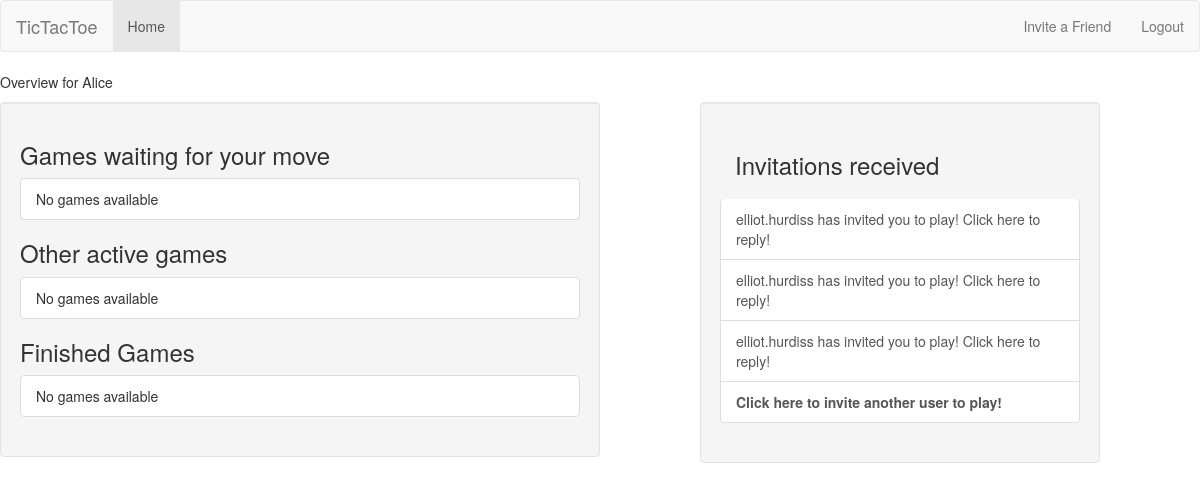
/user/home (signed in), run on the app's committed database.
### tictactoe/models.py (models this page shows)
class Invitation(models.Model):
    from_user = models.ForeignKey(User, related_name="invitations_sent")
    to_user = models.ForeignKey(User, related_name="invitations_received", verbose_name="User to invite", help_text="Please select an opponent")
    message = models.CharField(max_length=300, blank=True, verbose_name="Send a message", help_text="Give them some chat!! " )
    timestamp = models.DateTimeField(auto_now_add=True)

### user/views.py (the view)
@login_required()
def home(request):
    my_games = Game.objects.games_for_user(request.user)
    active_games = my_games.filter(status="A")
    finished_games = my_games.exclude(status="A")
    waiting_games = my_games.filter(next_to_move = request.user)
    waiting_invites = request.user.invitations_received.all()
    other_games = my_games.exclude(next_to_move = request.user)
    context = {
        "other_games": other_games,
        "waiting_games": waiting_games,
        "finished_games": finished_games,
        "invitations_received": waiting_invites
    }
    return render(request, "user/home.html", context)

### tictactoe/models.py (called while the page is built)
    def games_for_user(self, user):
        return super(GamesManager, self).get_queryset().filter(
            Q(first_player_id=user.id)| Q(second_player_id=user.id))

### user/templates/user/home.html (shortened to what this page needs)
{% extends "base.html" %}
{% block content %}
    <p> Overview for {{ user.username }}</p>
    <div class = "well col-md-6">
        {% include "game_list_snippet.html" with header="Games waiting for your move" games_list=waiting_games %}
        {% include "game_list_snippet.html" with header="Other active games" games_list=other_games %}
        {% include "game_list_snippet.html" with header="Finished Games" games_list=finished_games%}
    </div>
    <div class="well col-md-4 col-md-push-1">
    {% if invitations_received %}
        <h3 class="panel-heading"> Invitations received </h3>
        <div class="list-group">
            {% for inv in invitations_received %}
                <a class="list-group-item" href={% url 'tictactoe_accept_invitation' pk=inv.id %}>
                    {{ inv.from_user.username }} has invited you to play! Click here to reply!
            {% empty %}
                <a class="list-group-item" style="font-weight: bold" href={% url 'tictactoe_invite' %}>
                Click here to invite another user to play!
            </a>
            {% endfor %}
            <a class="list-group-item" style="font-weight: bold" href={% url 'tictactoe_invite' %}>
                Click here to invite another user to play!
        </div>
    {% endif %}
    </div>
{% endblock content %}

### data on the page
Invitation: from_user.username "elliot.hurdiss"
Invitation: from_user.username "elliot.hurdiss"
Invitation: from_user.username "elliot.hurdiss"

### other printed values
{{ user.username }} "Alice"
{{ header }} "Games waiting for your move Other active games Finished Games"
